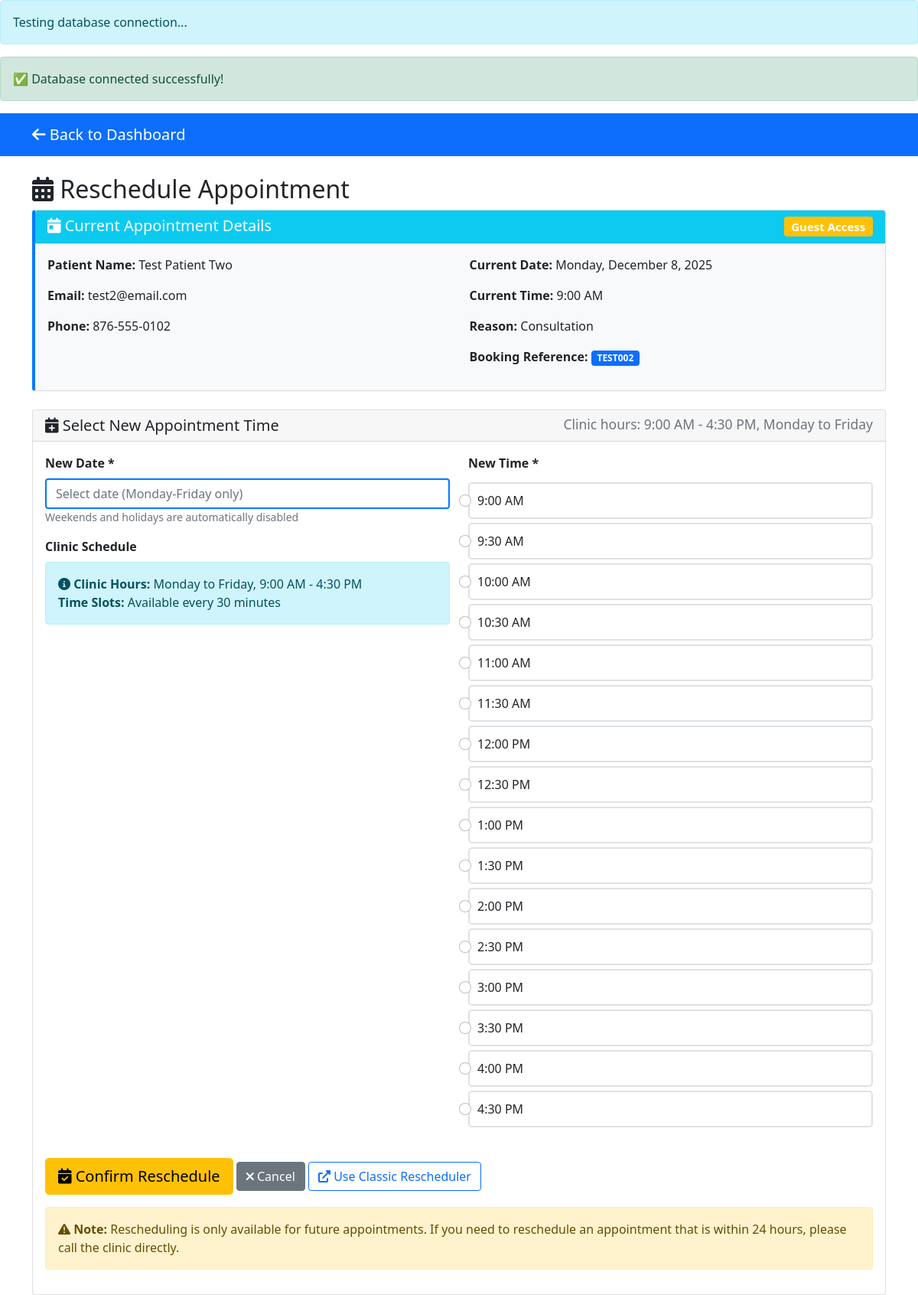
Screenshot of /patientdashboard/reschedule.php?ref=TEST002 with the database file from the repository.
### tables this page shows
CREATE TABLE `appointments` (
  `id` int(11) NOT NULL,
  `patient_name` varchar(255) NOT NULL,
  `patient_email` varchar(255) DEFAULT NULL,
  `patient_phone` varchar(20) DEFAULT NULL,
  `appointment_date` date NOT NULL,
  `appointment_time` time NOT NULL,
  `reason` text DEFAULT NULL,
  `status` varchar(20) DEFAULT 'booked',
  `booking_reference` varchar(50) DEFAULT NULL,
  `created_at` timestamp NOT NULL DEFAULT current_timestamp(),
  `reminder_sent` tinyint(1) DEFAULT 0,
  `reminder_sent_at` datetime DEFAULT NULL
);

### patientdashboard/reschedule.php (the view, shortened to what this page needs)
<?php
include '../includes/config.php';
$is_guest = isset($_SESSION['guest_ref']);
$booking_ref = $is_guest ? $_SESSION['guest_ref'] : ($_GET['ref'] ?? '');
if ($is_guest) {
    $stmt = $pdo->prepare("SELECT * FROM appointments WHERE booking_reference = ? AND status = 'booked'");
    $stmt->execute([$booking_ref]);
    $appointment = $stmt->fetch();
} else {
    $user_email = $_SESSION['user']['email'];
    $stmt = $pdo->prepare("SELECT * FROM appointments WHERE booking_reference = ? AND patient_email = ? AND status = 'booked'");
    $stmt->execute([$booking_ref, $user_email]);
    $appointment = $stmt->fetch();
}
$available_times = [];
for ($hour = 9; $hour <= 16; $hour++) {
    if ($hour < 12) {
        $display_hour = $hour;
        $period = 'AM';
    } elseif ($hour == 12) {
        $display_hour = 12;
        $period = 'PM';
    } else {
        $display_hour = $hour - 12;
        $period = 'PM';
    }
    $available_times[] = [
        'value' => sprintf('%02d:00:00', $hour),
        'display' => sprintf('%d:00 %s', $display_hour, $period)
    ];
    if ($hour < 16) {
        $available_times[] = [
            'value' => sprintf('%02d:30:00', $hour),
            'display' => sprintf('%d:30 %s', $display_hour, $period)
        ];
    }
}
$available_times[] = [
    'value' => '16:30:00',
    'display' => '4:30 PM'
];
?>
<!DOCTYPE html>
<html lang="en">
<head>
    <link href="https://cdn.jsdelivr.net/npm/bootstrap@5.1.3/dist/css/bootstrap.min.css" rel="stylesheet">
    <link rel="stylesheet" href="https://cdnjs.cloudflare.com/ajax/libs/font-awesome/6.0.0/css/all.min.css">
    <link rel="stylesheet" href="https://cdn.jsdelivr.net/npm/flatpickr/dist/flatpickr.min.css">
</head>
<body>
    <nav class="navbar navbar-expand-lg navbar-dark bg-primary">
        <div class="container">
            <a class="navbar-brand" href="index.php">
                <i class="fas fa-arrow-left"></i> Back to Dashboard
            </a>
        </div>
    </nav>
    <div class="container mt-4">
        <h2><i class="fas fa-calendar-alt"></i> Reschedule Appointment</h2>
        <?php if ($appointment): ?>
        <div class="card current-appointment-card mb-4">
            <div class="card-header bg-info text-white">
                <h5 class="mb-0">
                    <i class="fas fa-calendar-day"></i> Current Appointment Details
                    <?php if ($is_guest): ?>
                        <span class="badge bg-warning float-end">Guest Access</span>
                    <?php endif; ?>
                </h5>
            </div>
            <div class="card-body">
                <div class="row">
                    <div class="col-md-6">
                        <p><strong>Patient Name:</strong> <?= htmlspecialchars($appointment['patient_name']) ?></p>
                        <p><strong>Email:</strong> <?= htmlspecialchars($appointment['patient_email']) ?></p>
                        <p><strong>Phone:</strong> <?= htmlspecialchars($appointment['patient_phone']) ?></p>
                    </div>
                    <div class="col-md-6">
                        <p><strong>Current Date:</strong> <?= date('l, F j, Y', strtotime($appointment['appointment_date'])) ?></p>
                        <p><strong>Current Time:</strong> <?= date('g:i A', strtotime($appointment['appointment_time'])) ?></p>
                        <p><strong>Reason:</strong> <?= htmlspecialchars($appointment['reason']) ?></p>
                        <p><strong>Booking Reference:</strong> <span class="badge bg-primary"><?= $appointment['booking_reference'] ?></span></p>
                    </div>
                </div>
            </div>
        </div>
        <div class="card">
            <div class="card-header">
                <h5 class="mb-0">
                    <i class="fas fa-calendar-plus"></i> Select New Appointment Time
                    <small class="text-muted float-end">Clinic hours: 9:00 AM - 4:30 PM, Monday to Friday</small>
                </h5>
            </div>
            <div class="card-body">
                <form method="POST" id="rescheduleForm">
                    <div class="row">
                        <div class="col-md-6">
                            <div class="mb-3">
                                <label class="form-label"><strong>New Date *</strong></label>
                                <input type="text"
                                       name="appointment_date"
                                       class="form-control calendar-input"
                                       required
                                       id="appointmentDate"
                                       placeholder="Select date (Monday-Friday only)"
                                       readonly
                                       value="<?= $_POST['appointment_date'] ?? '' ?>">
                                <small class="text-muted">Weekends and holidays are automatically disabled</small>
                            </div>
                            <div class="mb-3">
                                <label class="form-label"><strong>Clinic Schedule</strong></label>
                                <div class="alert alert-info">
                                    <i class="fas fa-info-circle"></i>
                                    <strong>Clinic Hours:</strong> Monday to Friday, 9:00 AM - 4:30 PM<br>
                                    <strong>Time Slots:</strong> Available every 30 minutes
                                </div>
                            </div>
                        </div>
                        <div class="col-md-6">
                            <div class="mb-3">
                                <label class="form-label"><strong>New Time *</strong></label>
                                <div id="timeSlotsContainer">
                                    <?php foreach ($available_times as $time):
                                        $is_selected = ($_POST['appointment_time'] ?? '') === $time['value'];
                                    ?>
                                    <div class="form-check time-slot-option <?= $is_selected ? 'selected' : '' ?>"
                                         onclick="selectTimeSlot(this, '<?= $time['value'] ?>')">
                                        <input class="form-check-input" type="radio"
                                               name="appointment_time"
                                               value="<?= $time['value'] ?>"
                                               id="time_<?= str_replace(':', '', $time['value']) ?>"
                                               <?= $is_selected ? 'checked' : '' ?>
                                               required>
                                        <label class="form-check-label w-100" for="time_<?= str_replace(':', '', $time['value']) ?>">
                                            <?= $time['display'] ?>
                                        </label>
                                    </div>
                                    <?php endforeach; ?>
                                </div>
                            </div>
                        </div>
                    </div>
                    <div class="mt-4">
                        <button type="submit" name="reschedule_appointment" value="1" class="btn btn-warning btn-lg">
                            <i class="fas fa-calendar-check"></i> Confirm Reschedule
                        </button>
                        <a href="index.php" class="btn btn-secondary">
                            <i class="fas fa-times"></i> Cancel
                        </a>
                        <?php if ($is_guest): ?>
                        <a href="../booking/schedule.php?ref=<?= $booking_ref ?>" class="btn btn-outline-primary">
                            <i class="fas fa-external-link-alt"></i> Use Classic Rescheduler
                        </a>
                        <?php endif; ?>
                    </div>
                    <div class="alert alert-warning mt-3">
                        <i class="fas fa-exclamation-triangle"></i>
                        <strong>Note:</strong> Rescheduling is only available for future appointments.
                        If you need to reschedule an appointment that is within 24 hours, please call the clinic directly.
                    </div>
                </form>
            </div>
        </div>
        <?php endif; ?>
    </div>
</body>
</html>

### patientdashboard/reschedule.php (style rules this page uses)
.calendar-input { background: white !important; border: 2px solid #007bff !important; color: #007bff !important; }
.current-appointment-card { border-left: 4px solid #007bff; background: #f8f9fa; }
.time-slot-option { padding: 10px; margin: 5px 0; border: 2px solid #dee2e6; border-radius: 5px; cursor: pointer; transition: all 0.3s; }

### rows the page displays
appointments: patient_name "Test Patient Two", patient_email "test2@email.com", patient_phone "876-555-0102", appointment_date "Monday, December 8, 2025", appointment_time "9:00 AM", reason "Consultation", booking_reference "TEST002"

### other values shown
$time['display'] "9:00 AM"
$time['display'] "9:30 AM"
$time['display'] "10:00 AM"
$time['display'] "10:30 AM"
$time['display'] "11:00 AM"
$time['display'] "11:30 AM"
$time['display'] "12:00 PM"
$time['display'] "12:30 PM"
$time['display'] "1:00 PM"
$time['display'] "1:30 PM"
$time['display'] "2:00 PM"
$time['display'] "2:30 PM"
$time['display'] "3:00 PM"
$time['display'] "3:30 PM"
$time['display'] "4:00 PM"
